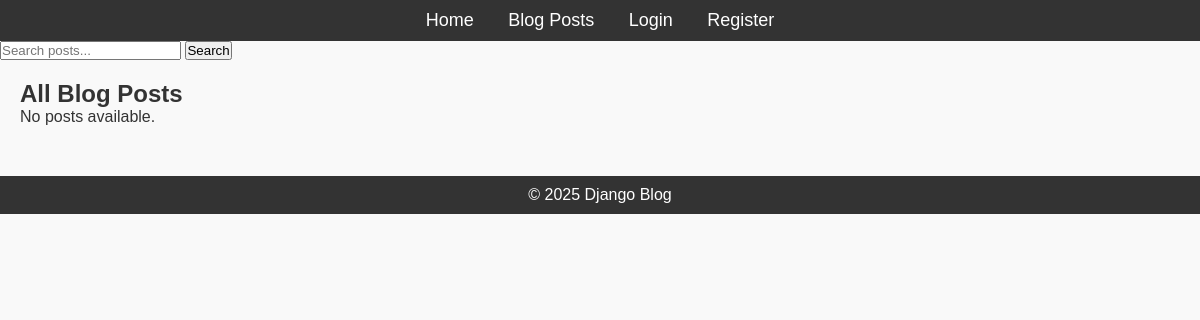
The app's page /posts/, older data.
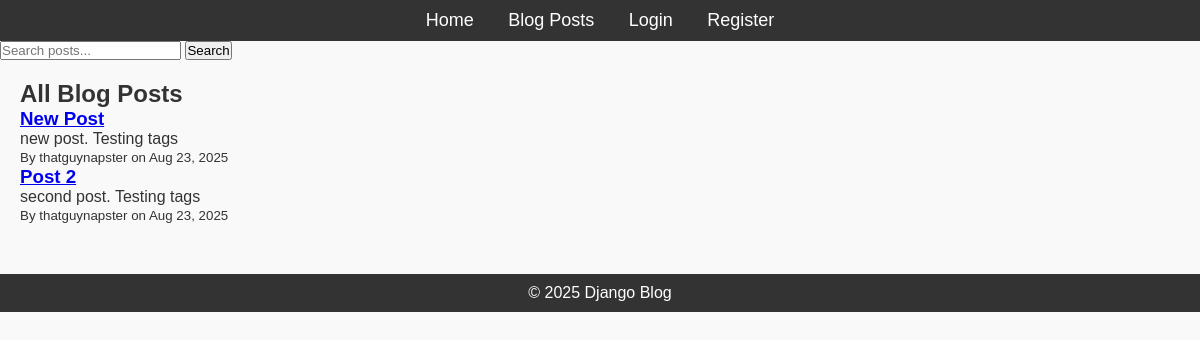
The same page, newer data.
### blog/models.py (models this page shows, shortened)
class Post(models.Model):
    title = models.CharField(max_length=200)
    content = models.TextField()
    author = models.ForeignKey(User, on_delete=models.CASCADE)
    published_date = models.DateTimeField(default=timezone.now)
    created_at = models.DateTimeField(auto_now_add=True)
    updated_at = models.DateTimeField(auto_now=True)
    tags = TaggableManager()

### blog/views.py (the view)
# urls.py: path("posts/", views.PostListView.as_view(), name="posts"),
class PostListView(ListView):
    model = Post
    template_name = "blog/post_list.html"
    context_object_name = "posts"
    ordering = ["-created_at"]

### blog/templates/blog/post_list.html (shortened to what this page needs)
{% extends "blog/base.html" %} {% block content %}
<h2>All Blog Posts</h2>
{% for post in object_list %}
<div class="post-preview">
	<h3><a href="{% url 'blog:post_detail' post.pk %}">{{ post.title }}</a></h3>
	<p>{{ post.content|truncatewords:20 }}</p>
	<p>
		<small>
			By {{ post.author.username }} on {{ post.published_date|date:"M d, Y" }}
		</small>
	</p>
</div>
{% empty %}
<p>No posts available.</p>
{% endfor %}  {% endblock %}

### blog/templates/blog/base.html (shortened to what this page needs)
{% load static %}
<!DOCTYPE html>
<html lang="en">
	<head>
		<link
			rel="stylesheet"
			href="{% static 'css/styles.css' %}" />
	</head>
	<body>
		<header>
			<nav>
				<ul>
					<li><a href="{% url 'blog:home' %}">Home</a></li>
					<li><a href="{% url 'blog:posts' %}">Blog Posts</a></li>
					{% if user.is_authenticated != True %}
					<li><a href="{% url 'blog:login' %}">Login</a></li>
					<li><a href="{% url 'blog:register' %}">Register</a></li>
					{% endif %}
				</ul>
			</nav>
		</header>
		<form
			method="get"
			action="{% url 'blog:search_posts' %}"
			style="display: inline">
			<input
				type="text"
				name="q"
				placeholder="Search posts..."
				required />
			<button type="submit">Search</button>
		</form>
		<div class="content">
			{% block content %}{% endblock %}
		</div>
		<footer>
			<p>&copy; 2025 Django Blog</p>
		</footer>
	</body>
</html>

### static/css/styles.css (style rules this page uses)
* { margin: 0; padding: 0; box-sizing: border-box; }
body { font-family: Arial, sans-serif; background-color: #f9f9f9; color: #333; }
header { background-color: #333; padding: 10px; text-align: center; }
header nav ul { list-style-type: none; }
header nav ul li { display: inline; margin: 0 15px; }
header nav ul li a { color: white; text-decoration: none; font-size: 18px; }
.content { margin: 20px; }
footer { text-align: center; margin-top: 50px; padding: 10px; background-color: #333; color: white; }

Row changes from the older to the newer data that the page shows:
added Post: title "New Post", content "new post. Testing tags", author.username "thatguynapster", published_date "Aug 23, 2025"
added Post: title "Post 2", content "second post. Testing tags", author.username "thatguynapster", published_date "Aug 23, 2025"
Text that changed along with them:
text no longer shown: "No posts available."
